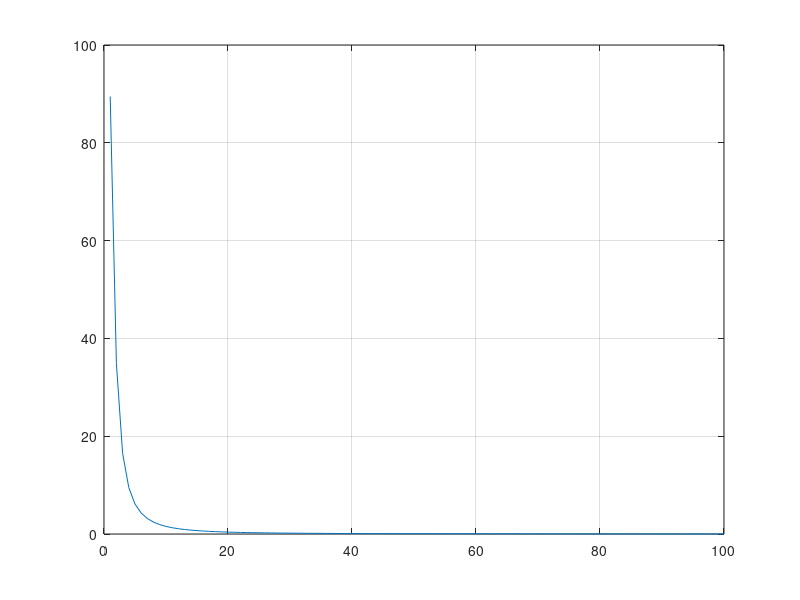

Write the MATLAB code that produced this figure.
%trapezoidelRule
clear all ; clc;
%initial Value
Ig = 1.64053 ;
a = 0 ; b = 0.8 ;
%function

f=@(x)  0.2+25*x -200*x^2  + 675*x^3 - 900*x^4 + 400*x^5 ;
N = 100;

for n = 1 : N

    h = (b-a)/n;
    sumx = 0 ;
    for i = 1 : n - 1
        x1 = a + i*h ; 
        sumx = sumx + f(x1) ;
    end

    I(n) = (h/2) * ( f(a) + 2*sumx + f(b));

    et(n) = abs((I(n)-Ig)/Ig)*100;
end
xa = [1:N];
plot(xa,et)
grid on 
